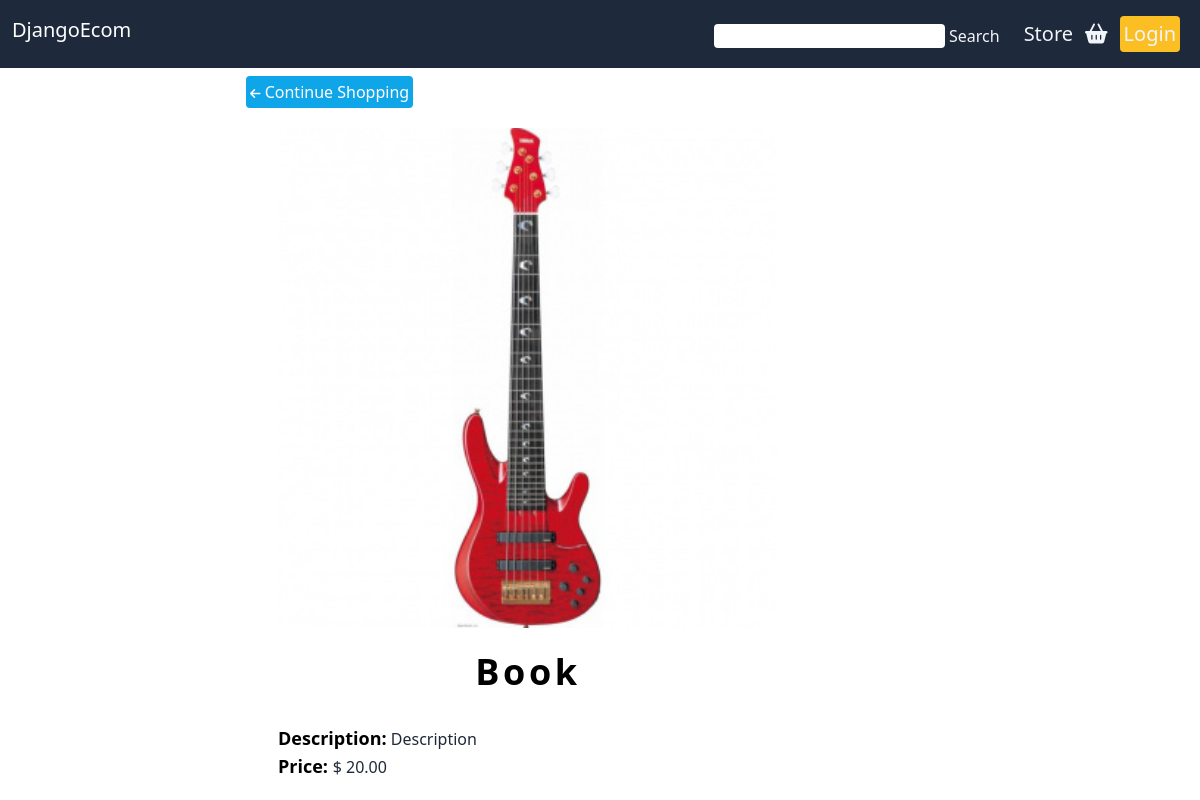
The app's page /product/3/, older data.
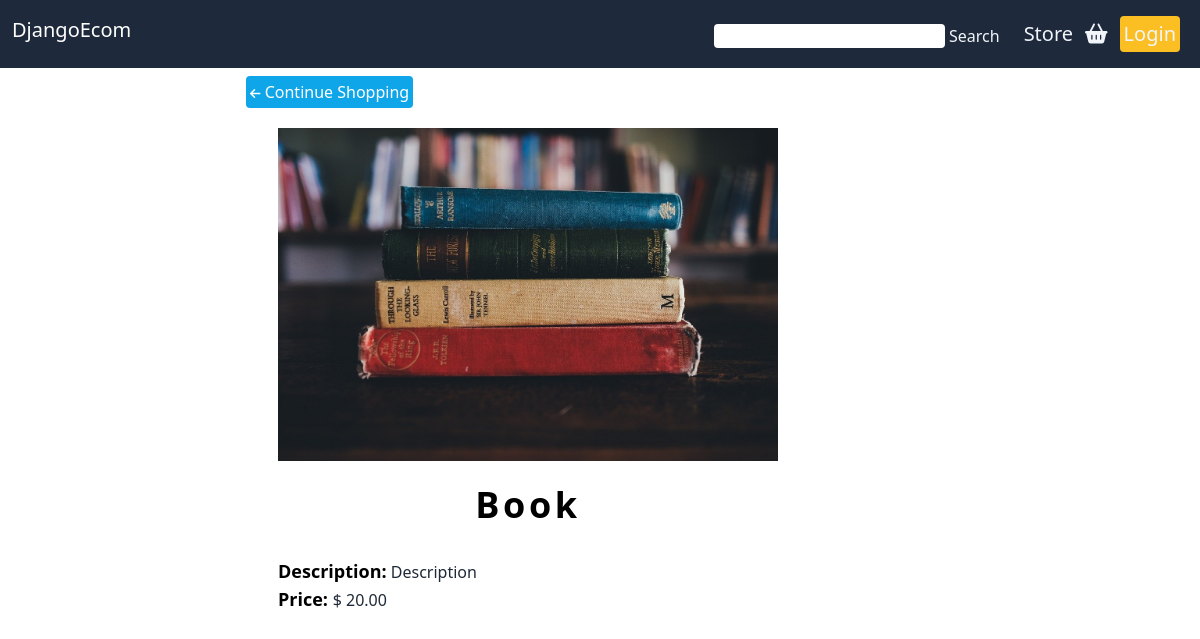
The same page, newer data.
### base/models.py (models this page shows, shortened)
class Product(models.Model):
    title = models.CharField(max_length=150)
    price = models.FloatField()
    description = models.CharField(max_length=250, default='Description')
    digital = models.BooleanField(default=False, null=True, blank=True)
    image = models.ImageField(null=True, blank=True)

### base/views.py (the view)
# urls.py: path('product/<int:pk>/', ProductDetailView.as_view(), name="product"),
class ProductDetailView(DetailView):
    model = Product
    template_name = 'base/product_detail.html'

### base/templates/base/product_detail.html
{% extends 'base/main.html' %}
{% load static %}
{% block content %}
<div>
        <button class="rounded bg-sky-500 text-white p-1 mt-2"><a href="{% url 'store' %}"> <i class="fa fa-arrow-left text-xs text-white cursor-pointer" aria-hidden="true"></i> Continue Shopping</a></button>
        <div class="ml-8 mt-5">
            {% if product.image %}
            <img class="" src="{{product.image.url}}" width=500 height=200>
            {% endif %}
            <div class="mt-6 tracking-widest text-4xl text-center"><h6><strong>{{product.title}}</strong></h6>
        </div>
        <div class="mt-8">
             <strong class="text-lg">Description:</strong> <span class="text-gray-800 font-medium">{{product.description}}</span><br>
             <strong class="text-lg">Price:  </strong><span class="text-gray-800 font-medium">$ {{product.price|floatformat:2}}</span>
        </div>
</div>
{% endblock content %}

Row changes from the older to the newer data that the page shows:
changed Product "Book": image: a different picture
